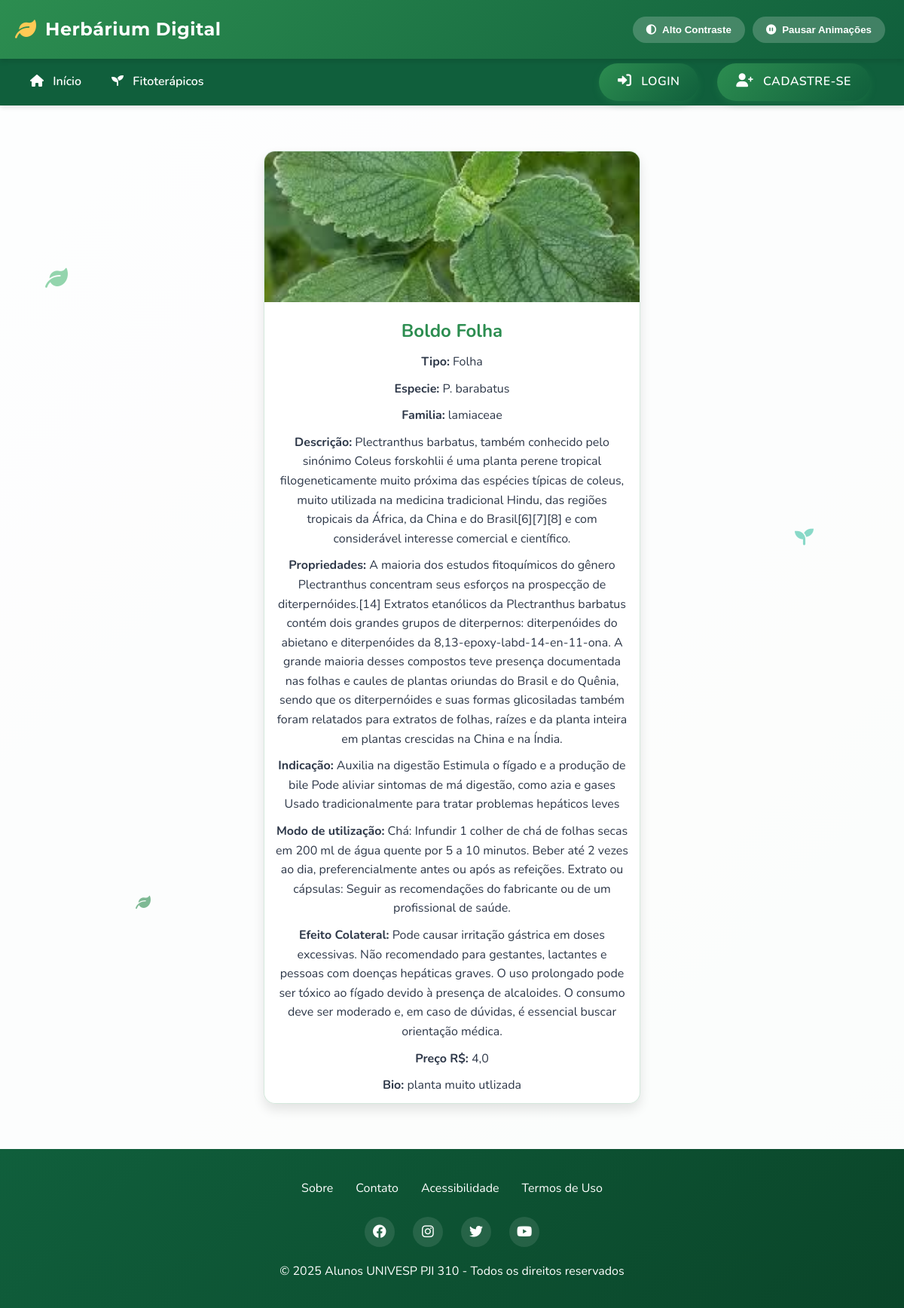
/fitoterapico/1/, run on the app's committed database.
### fitoterapico/models.py (models this page shows, shortened)
class Fitoterapico(models.Model):
    id = models.AutoField(primary_key=True)
    nome = models.CharField(max_length=100)
    tipo = models.ForeignKey(Tipo, on_delete=models.PROTECT, related_name='fitoterapico_tipo')
    especie = models.CharField(max_length=100)
    familia = models.CharField(max_length=100, blank=True, null=True)
    descricao = models.TextField()
    propriedades = models.TextField()
    indicacao = models.TextField()
    modo_uso = models.TextField()
    dosagem = models.CharField(max_length=100, blank=True, null=True)
    efeito_colateral = models.TextField(blank=True, null=True)
    preco = models.FloatField(blank=True, null=True, validators=[MinValueValidator(0)])
    foto = models.ImageField(upload_to='fitoterapico/', blank=True, null=True)
    bio = models.TextField(blank=True, null=True)
    class Meta:
        ordering = ['nome']

class Tipo(models.Model):
    id = models.AutoField(primary_key=True)
    nome = models.CharField(max_length=200)
    def __str__(self):
        return self.nome

### fitoterapico/views.py (the view)
# urls.py: path('fitoterapico/<int:pk>/', FitoterapicoDetailView.as_view(), name='fitoterapico_detail'),
class FitoterapicoDetailView(DetailView):
    model = Fitoterapico
    template_name = 'fitoterapico_detail.html'

### fitoterapico/templates/fitoterapico_detail.html (shortened to what this page needs)
{% extends "base.html" %}
{% block content %}
  <div class="fitoterapico-card">
    {% if object.foto %}
      <img src="{{ object.foto.url }}" alt="{{ object.nome }} - {{ object.tipo }}" loading="lazy">
    {% else %}
        <p class="no-foto">Imagem não disponível</p>
    {% endif %}
      <h2>{{ object.nome }} {{ object.tipo }}</h2>
      <p><strong>Tipo:</strong> {{ object.tipo }}</p>
      <p><strong>Especie:</strong> {{ object.especie }}</p>
      <p><strong>Familia:</strong> {{ object.familia }}</p>
      <p><strong>Descrição:</strong> {{ object.descricao }}</p>
      <p><strong>Propriedades:</strong> {{ object.propriedades }}</p>
      <p><strong>Indicação:</strong> {{ object.indicacao }}</p>
      <p><strong>Modo de utilização:</strong> {{ object.modo_uso }}</p>
      <p><strong>Efeito Colateral:</strong> {{ object.efeito_colateral }}</p>
      <p><strong>Preço R$:</strong> {{ object.preco }}</p>
      {% if object.bio %}
        <p><strong>Bio:</strong> {{ object.bio }}</p>
      {% endif %}
  </div>
{% endblock %}

### app/templates/base.html (style rules this page uses)
:root { --primary-color: #2c8d50; --primary-light: #4eba79; --primary-dark: #105f3c; --secondary-color: #3dc2a6; --accent-color: #ffca55; --tertiary-color: #7f5af0; --danger-color: #e53e3e; --warning-color: #ffca55; --text-light: #ffffff; --text-dark: #2d3748; --text-muted: #718096; --background-light: #f7fafc; --background-card: #ffffff; --border-radius: 12px; --box-shadow: 0 10px 15px -3px rgba(0, 0, 0, 0.1), 0 4px 6px -2px rgba(0, 0, 0, 0.05); --transition: all 0.3s cubic-bezier(0.25, 0.8, 0.25, 1); }
* { margin: 0; padding: 0; box-sizing: border-box; }
body { font-family: 'Nunito', sans-serif; background: linear-gradient(135deg, #f5f7fa 0%, #e4efe9 100%); position: relative; color: var(--text-dark); line-height: 1.6; transition: var(--transition); scroll-behavior: smooth; }
body::before { content: ""; position: absolute; top: 0; left: 0; width: 100%; height: 100%; background-color: rgba(255, 255, 255, 0.85); z-index: -1; }

### fitoterapico/templates/fitoterapico_detail.html (style rules this page uses)
.fitoterapico-card { background-color: rgba(255, 255, 255, 0.9); box-shadow: 0 8px 15px rgba(0, 0, 0, 0.1); border-radius: 15px; overflow: hidden; text-align: center; transition: all 0.3s ease; max-width: 500px; margin: 20px auto 0; margin-bottom: 20px; border: 1px solid rgba(44, 141, 80, 0.2); position: relative; z-index: 1; }
.fitoterapico-card img { width: 100%; height: 200px; object-fit: cover; }
.fitoterapico-card h2 { font-size: 1.5rem; margin: 10px; color: var(--primary-color); }
.fitoterapico-card p { font-size: 1rem; margin-bottom: 10px; padding: 0 15px; }

### data on the page
Fitoterapico: foto (picture), nome "Boldo", tipo "Folha", especie "P. barabatus", familia "lamiaceae", descricao "Plectranthus barbatus, também conhecido pelo sinónimo Coleus forskohlii é uma planta perene tropical filogeneticamente muito próxima das espécies típicas de coleus, muito utilizada na medicina tradicional Hindu, das regiões tropicais da África, da China e do Brasil[6][7][8] e com considerável interesse comercial e científico.", propriedades "A maioria dos estudos fitoquímicos do gênero Plectranthus concentram seus esforços na prospecção de diterpernóides.[14] Extratos etanólicos da Plectranthus barbatus contém dois grandes grupos de diterpernos: diterpenóides do abietano e diterpenóides da 8,13-epoxy-labd-14-en-11-ona. A grande maioria desses compostos teve presença documentada nas folhas e caules de plantas oriundas do Brasil e do Quênia, sendo que os diterpernóides e suas formas glicosiladas também foram relatados para extratos de folhas, raízes e da planta inteira em plantas crescidas na China e na Índia.", indicacao "Auxilia na digestão Estimula o fígado e a produção de bile Pode aliviar sintomas de má digestão, como azia e gases Usado tradicionalmente para tratar problemas hepáticos leves", modo_uso "Chá: Infundir 1 colher de chá de folhas secas em 200 ml de água quente por 5 a 10 minutos. Beber até 2 vezes ao dia, preferencialmente antes ou após as refeições. Extrato ou cápsulas: Seguir as recomendações do fabricante ou de um profissional de saúde.", efeito_colateral "Pode causar irritação gástrica em doses excessivas. Não recomendado para gestantes, lactantes e pessoas com doenças hepáticas graves. O uso prolongado pode ser tóxico ao fígado devido à presença de alcaloides. O consumo deve ser moderado e, em caso de dúvidas, é essencial buscar orientação médica.", preco "4,0", bio "planta muito utlizada"
